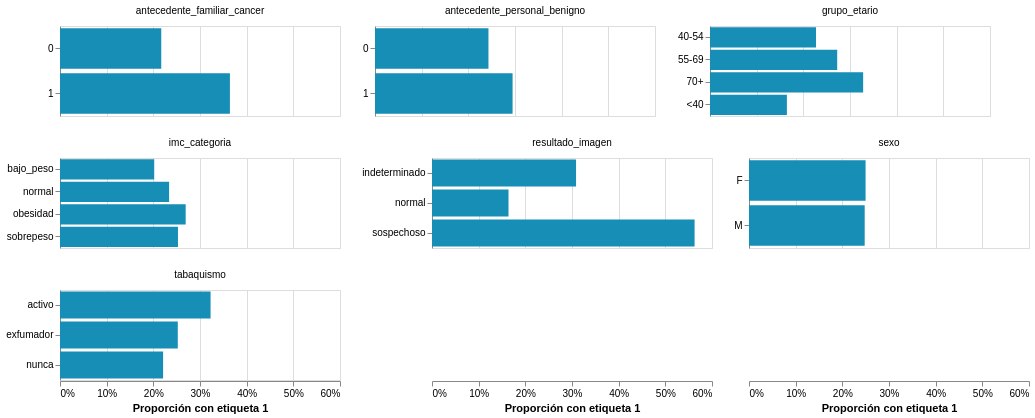

The notebook cell saved with this chart:
### Code cell
alt.Chart(tasas).mark_bar(color="#168eb5").encode(
    y=alt.Y("categoria:N", title=None, sort=None),
    x=alt.X("proporcion_etiqueta_1:Q", title="Proporción con etiqueta 1", axis=alt.Axis(format="%")),
    tooltip=["variable", "categoria", "pacientes", alt.Tooltip("proporcion_etiqueta_1:Q", format=".1%")],
).properties(width=280, height=90).facet(facet=alt.Facet("variable:N", title=None), columns=3).resolve_scale(y="independent")

### Figure 1 — Vega-Lite specification as saved in the notebook (floating-point values rounded to 4 significant figures)
{"config": {"view": {"continuousWidth": 300, "continuousHeight": 300}}, "data": {"name": "data-a35e9b84ace7ee6b42bbe591c089847e"}, "facet": {"field": "variable", "title": null, "type": "nominal"}, "spec": {"mark": {"type": "bar", "color": "#168eb5"}, "encoding": {"tooltip": [{"field": "variable", "type": "nominal"}, {"field": "categoria", "type": "nominal"}, {"field": "pacientes", "type": "quantitative"}, {"field": "proporcion_etiqueta_1", "format": ".1%", "type": "quantitative"}], "x": {"axis": {"format": "%"}, "field": "proporcion_etiqueta_1", "title": "Proporción con etiqueta 1", "type": "quantitative"}, "y": {"field": "categoria", "sort": null, "title": null, "type": "nominal"}}, "height": 90, "width": 280}, "columns": 3, "resolve": {"scale": {"y": "independent"}}, "$schema": "https://vega.github.io/schema/vega-lite/v6.4.1.json", "datasets": {"data-a35e9b84ace7ee6b42bbe591c089847e": [{"variable": "sexo", "categoria": "F", "pacientes": 15583, "proporcion_etiqueta_1": 0.2498}, {"variable": "sexo", "categoria": "M", "pacientes": 4417, "proporcion_etiqueta_1": 0.2479}, {"variable": "antecedente_familiar_cancer", "categoria": "0", "pacientes": 15589, "proporcion_etiqueta_1": 0.2169}, {"variable": "antecedente_familiar_cancer", "categoria": "1", "pacientes": 4411, "proporcion_etiqueta_1": 0.3641}, {"variable": "antecedente_personal_benigno", "categoria": "0", "pacientes": 17578, "proporcion_etiqueta_1": 0.2431}, {"variable": "antecedente_personal_benigno", "categoria": "1", "pacientes": 2422, "proporcion_etiqueta_1": 0.2948}, {"variable": "tabaquismo", "categoria": "activo", "pacientes": 4051, "proporcion_etiqueta_1": 0.3226}, {"variable": "tabaquismo", "categoria": "exfumador", "pacientes": 5000, "proporcion_etiqueta_1": 0.2524}, {"variable": "tabaquismo", "categoria": "nunca", "pacientes": 10949, "proporcion_etiqueta_1": 0.2209}, {"variable": "resultado_imagen", "categoria": "indeterminado", "pacientes": 5193, "proporcion_etiqueta_1": 0.3087}, {"variable": "resultado_imagen", "categoria": "normal", "pacientes": 12406, "proporcion_etiqueta_1": 0.164}, {"variable": "resultado_imagen", "categoria": "sospechoso", "pacientes": 2401, "proporcion_etiqueta_1": 0.5627}, {"variable": "imc_categoria", "categoria": "bajo_peso", "pacientes": 852, "proporcion_etiqueta_1": 0.2019}, {"variable": "imc_categoria", "categoria": "normal", "pacientes": 6096, "proporcion_etiqueta_1": 0.2338}, {"variable": "imc_categoria", "categoria": "obesidad", "pacientes": 5555, "proporcion_etiqueta_1": 0.2693}, {"variable": "imc_categoria", "categoria": "sobrepeso", "pacientes": 7497, "proporcion_etiqueta_1": 0.2528}, {"variable": "grupo_etario", "categoria": "40-54", "pacientes": 7515, "proporcion_etiqueta_1": 0.2271}, {"variable": "grupo_etario", "categoria": "55-69", "pacientes": 7437, "proporcion_etiqueta_1": 0.2726}, {"variable": "grupo_etario", "categoria": "70+", "pacientes": 2584, "proporcion_etiqueta_1": 0.3282}, {"variable": "grupo_etario", "categoria": "<40", "pacientes": 2464, "proporcion_etiqueta_1": 0.1648}]}}
